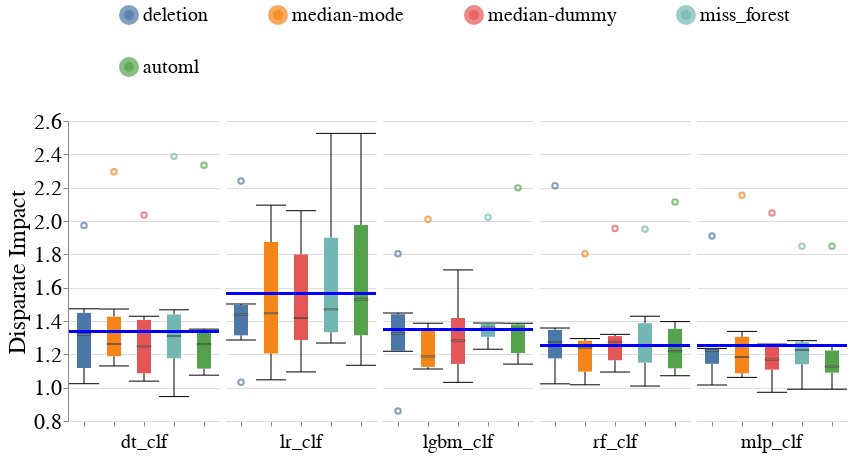

Notebook source saved alongside this figure:
### Code cell
create_box_plots_for_diff_imputers_and_models(dataset_name=DATASET_NAME,
                                              metric_name='Disparate_Impact',
                                              db_client=db_client,
                                              group=SENSITIVE_ATTR_FOR_DISPARITY_METRICS)

### Figure 1 — Vega-Lite specification as saved in the notebook (floating-point values rounded to 4 significant figures; data arrays with more than 128 entries replaced by an {"elided": "..."} marker saying what was removed)
{"config": {"view": {"continuousWidth": 400, "continuousHeight": 300, "stroke": null}, "axis": {"labelFontSize": 22, "labelFontWeight": "normal", "titleFontSize": 24, "titleFontWeight": "normal"}, "facet": {"spacing": 5}, "header": {"labelFontSize": 20, "labelOrient": "bottom", "labelPadding": 5, "titleFontSize": 24}, "legend": {"columns": 4, "direction": "horizontal", "labelFontSize": 20, "labelLimit": 400, "orient": "top", "symbolOffset": 50, "symbolStrokeWidth": 10, "titleAnchor": "middle", "titleFontSize": 22, "titleLimit": 300}, "title": {"fontSize": 24}}, "data": {"name": "data-1d352327d3f41f118fc847d8d3b812cd"}, "facet": {"column": {"field": "Model_Name", "sort": ["dt_clf", "lr_clf", "lgbm_clf", "rf_clf", "mlp_clf"], "title": null, "type": "nominal"}}, "spec": {"layer": [{"mark": {"type": "boxplot", "median": {"stroke": "black", "strokeWidth": 0.7}, "ticks": true}, "encoding": {"color": {"field": "Null_Imputer_Name", "sort": ["deletion", "median-mode", "median-dummy", "miss_forest", "k_means_clustering", "datawig", "automl", "boost_clean"], "title": null, "type": "nominal"}, "x": {"axis": {"labels": false}, "field": "Null_Imputer_Name", "sort": ["deletion", "median-mode", "median-dummy", "miss_forest", "k_means_clustering", "datawig", "automl", "boost_clean"], "title": null, "type": "nominal"}, "y": {"field": "Metric_Value", "scale": {"zero": false}, "title": "Disparate Impact", "type": "quantitative"}}}, {"mark": "rule", "encoding": {"color": {"value": "blue"}, "size": {"value": 2}, "y": {"field": "Baseline_Median", "type": "quantitative"}}}], "width": 150}, "$schema": "https://vega.github.io/schema/vega-lite/v4.17.0.json", "datasets": {"data-1d352327d3f41f118fc847d8d3b812cd": {"elided": "150 records"}}}
